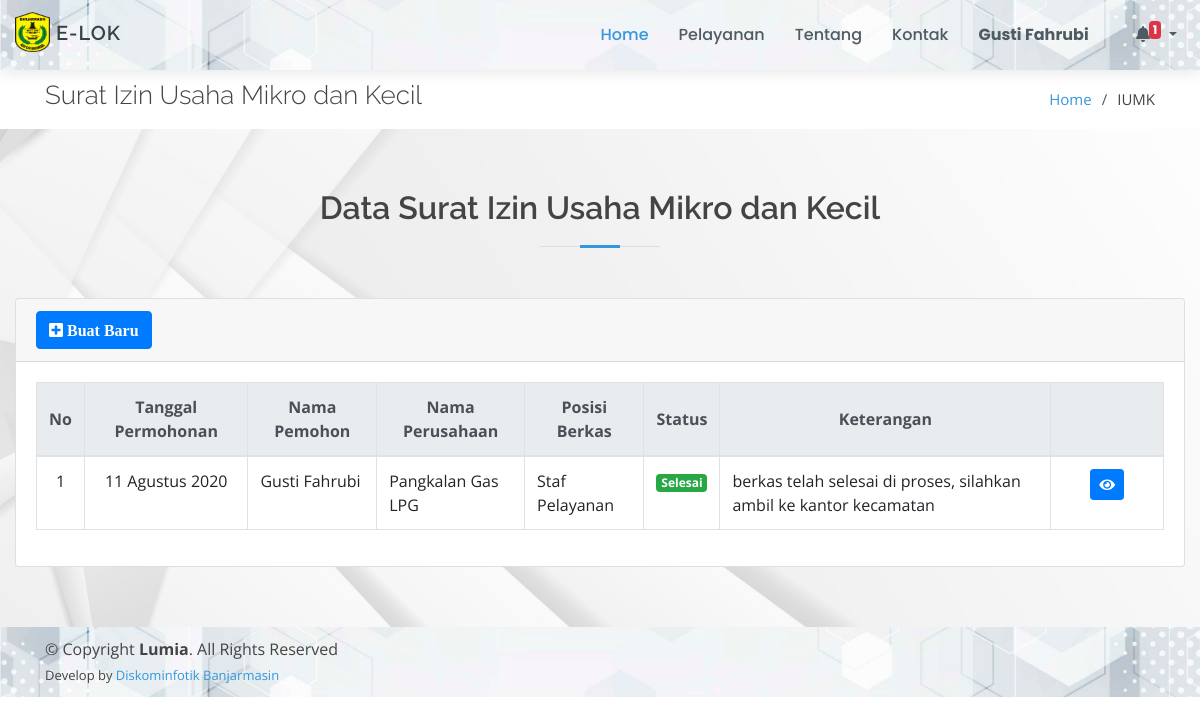
Screenshot of /page/iumk/index.php (signed in) with the database file from the repository.
### tables this page shows
CREATE TABLE `iumk` (
  `id_iumk` int(11) NOT NULL,
  `id_masyarakat` int(11) NOT NULL,
  `nomor_iumk` varchar(30) DEFAULT NULL,
  `peraturan` longtext NOT NULL,
  `nama_pemohon` varchar(50) NOT NULL,
  `nomor_ktp` varchar(30) NOT NULL,
  `alamat` text NOT NULL,
  `tanggal` datetime NOT NULL,
  `no_telp` varchar(15) NOT NULL,
  `nama_perusahaan` text NOT NULL,
  `bentuk_perusahaan` varchar(30) NOT NULL,
  `npwp` varchar(50) NOT NULL,
  `kegiatan_usaha` varchar(30) NOT NULL,
  `sarana_usaha` varchar(30) NOT NULL,
  `alamat_usaha` text NOT NULL,
  `jumlah_modal_usaha` varchar(20) NOT NULL,
  `nomor_pendaftaran` varchar(10) NOT NULL,
  `nama_camat` varchar(50) NOT NULL,
  `jabatan` varchar(30) NOT NULL,
  `nip` varchar(30) NOT NULL,
  `foto_pemohon` varchar(100) NOT NULL,
  `kelengkapan` varchar(20) DEFAULT NULL,
  `keterangan` text,
  `tgl_selesai` date DEFAULT NULL,
  `id_posisi` int(11) NOT NULL,
  `status` varchar(20) NOT NULL
);

CREATE TABLE `posisi_berkas` (
  `id_posisi` int(11) NOT NULL,
  `posisi` text NOT NULL
);

### config/config.php (called while the page is built, shortened)
<?php
function base_url($url = null)
{
	$base_url = "http://localhost/layanan-kecamatan";
	if ($url != null) {
		return $base_url . "/" . $url;
	} else {
		return $base_url;
	}
}
function encryptor($action, $string)
{
	$output = false;
	$encrypt_method = "AES-256-CBC";
	$secret_key = 'muni';
	$secret_iv = 'muni123';
	$key = hash('sha256', $secret_key);
	$iv = substr(hash('sha256', $secret_iv), 0, 16);
	if ($action == 'encrypt') {
		$output = openssl_encrypt($string, $encrypt_method, $key, 0, $iv);
		$output = base64_encode($output);
	} else if ($action == 'decrypt') {
		$output = openssl_decrypt(base64_decode($string), $encrypt_method, $key, 0, $iv);
	}
	return $output;
}
$no = 1;

### config/bulan.php (called while the page is built, shortened)
<?php
$bln = array(
    '01' => 'Januari',
    '02' => 'Februari',
    '03' => 'Maret',
    '04' => 'April',
    '05' => 'Mei',
    '06' => 'Juni',
    '07' => 'Juli',
    '08' => 'Agustus',
    '09' => 'September',
    '10' => 'Oktober',
    '11' => 'November',
    '12' => 'Desember'
);

### page/iumk/index.php (the view, shortened to what this page needs)
<!DOCTYPE html>
<html lang="en">
<?php
include_once "../../config/config.php";
include_once "../../config/bulan.php";
include_once "../../template/ui/head.php";
$idm      = $_SESSION['id_masyarakat'];
?>
<body>
    <?php include_once "../../template/ui/header.php"; ?>
    <main id="main">
        <section id="breadcrumbs" class="breadcrumbs">
            <div class="container">
                <div class="d-flex justify-content-between align-items-center">
                    <h2>Surat Izin Usaha Mikro dan Kecil</h2>
                    <ol>
                        <li><a href="<?= base_url(); ?>">Home</a></li>
                        <li>IUMK</li>
                    </ol>
                </div>
            </div>
        </section>
        <section class="contact graform">
            <div class="container-fluid">
                <div class="section-title">
                    <h2>Data Surat Izin Usaha Mikro dan Kecil</h2>
                </div>
                <div class="row">
                    <div class="col-md-12">
                        <?php
                        $data = $koneksi->query("SELECT * FROM iumk WHERE id_masyarakat = '$idm' ORDER BY id_iumk DESC");
                        if (mysqli_num_rows($data)) {
                        ?>
                            <div class="card">
                                <div class="card-header">
                                    <div class="card-tools">
                                        <a href="input-iumk" class="btn btn-primary btn-tool"><i class="fa fa-plus-square"> Buat Baru</i></a>
                                    </div>
                                </div>
                                <div class="card-body">
                                    <div class="table-responsive">
                                        <table class="table table-bordered">
                                            <thead class="text-center thead-light">
                                                <tr>
                                                    <th style="vertical-align: middle;">No</th>
                                                    <th style="vertical-align: middle;">Tanggal Permohonan</th>
                                                    <th style="vertical-align: middle;">Nama Pemohon</th>
                                                    <th style="vertical-align: middle;">Nama Perusahaan</th>
                                                    <th style="vertical-align: middle;">Posisi Berkas</th>
                                                    <th style="vertical-align: middle;">Status</th>
                                                    <th style="vertical-align: middle;">Keterangan</th>
                                                    <th></th>
                                                </tr>
                                            </thead>
                                            <tbody class="warna-hover">
                                                <?php
                                                foreach ($data as $r) :
                                                    $po  = $koneksi->query("SELECT * FROM posisi_berkas WHERE id_posisi = '$r[id_posisi]'")->fetch_array();
                                                ?>
                                                    <tr>
                                                        <td align="center"><?= $no++; ?></td>
                                                        <td align="center">
                                                            <?=
                                                                date('d', strtotime($r['tanggal'])) . " " .
                                                                    $bln[date('m', strtotime($r['tanggal']))] . " " .
                                                                    date('Y', strtotime($r['tanggal']));
                                                            ?>
                                                        </td>
                                                        <td><?= $r['nama_pemohon']; ?></td>
                                                        <td><?= $r['nama_perusahaan']; ?></td>
                                                        <td><?= $po['posisi']; ?></td>
                                                        <td>
                                                            <?php
                                                            if ($r['status'] == "Belum Diproses") {
                                                                echo "<span class='badge badge-danger'>" . $r['status'] . "</span>";
                                                            } elseif ($r['status'] == "Dalam Proses") {
                                                                echo "<span class='badge badge-warning'>" . $r['status'] . "</span>";
                                                            } else {
                                                                echo "<span class='badge badge-success'>" . $r['status'] . "</span>";
                                                            }
                                                            ?>
                                                        </td>
                                                        <td><?= $r['keterangan']; ?></td>
                                                        <td align="center" width="10%">
                                                            <button id="detail" data-id="<?= encryptor('encrypt', $r['id_iumk']) ?>" class="btn btn-primary btn-sm" title="Lihat Detail Berkas">
                                                                <i class="fa fa-eye"></i>
                                                            </button>
                                                        </td>
                                                    </tr>
                                                <?php endforeach ?>
                                            </tbody>
                                        </table>
                                    </div>
                                <?php } ?>
                                </div>
                            </div>
                    </div>
                </div>
        </section>
    </main>
    <?php include_once "../../template/ui/footer.php"; ?>
</body>
</html>

### assets/ui/assets/css/style.css (style rules this page uses)
body { font-family: "Open Sans", sans-serif; color: #444444; }
a { color: #3498db; }
h1, h2, h3, h4, h5, h6 { font-family: "Raleway", sans-serif; }
section { padding: 60px 0; }
.section-title { text-align: center; padding-bottom: 30px; }
.section-title h2 { font-size: 32px; font-weight: 600; margin-bottom: 20px; padding-bottom: 20px; position: relative; }
.section-title h2::before { content: ''; position: absolute; display: block; width: 120px; height: 1px; background: #ddd; bottom: 1px; left: calc(50% - 60px); }
.section-title h2::after { content: ''; position: absolute; display: block; width: 40px; height: 3px; background: #3498db; bottom: 0; left: calc(50% - 20px); }
.breadcrumbs { padding: 10px 0; margin-top: 70px; background-color: #fff; }
.breadcrumbs h2 { font-size: 26px; font-weight: 300; }
.breadcrumbs ol { display: flex; flex-wrap: wrap; list-style: none; padding: 0; margin: 0; font-size: 15px; }
.breadcrumbs ol li+li { padding-left: 10px; }
.breadcrumbs ol li+li::before { display: inline-block; padding-right: 10px; color: #4f5a62; content: "/"; }
.graform { background: url('../../../bg-cover/putih2.jpg') center center no-repeat; background-size: cover; position: relative; }

### rows the page displays
iumk: tanggal "11", tanggal "Agustus", tanggal "2020", nama_pemohon "Gusti Fahrubi", nama_perusahaan "Pangkalan Gas LPG", id_posisi.posisi "Staf Pelayanan", status "Selesai", keterangan "berkas telah selesai di proses, silahkan ambil ke kantor kecamatan"

### other values shown
$_SESSION['nama'] "Gusti Fahrubi"
$jmltotal "1"
